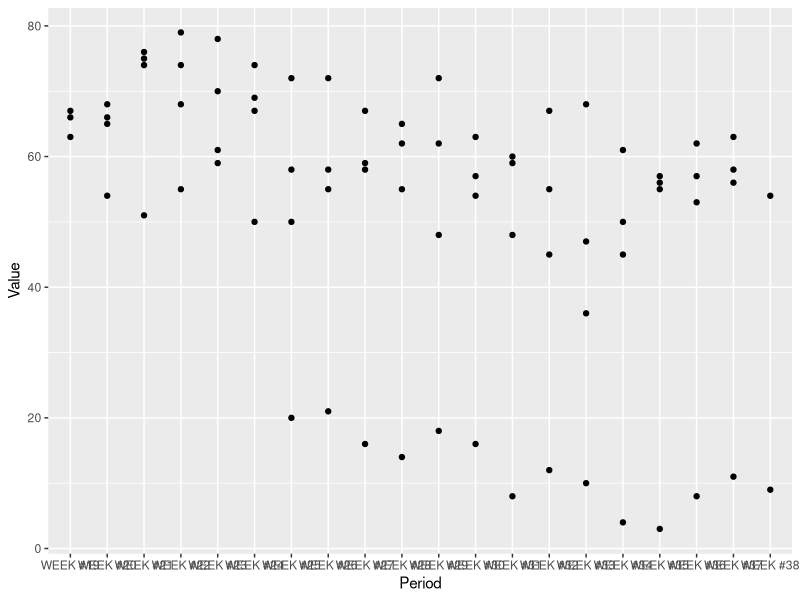

Generate this figure with R: (Note: this script raises an error after producing the figure.)

#This data set is from the USDA survey and represents 
#crop conditions of corn that were measured in a good year in weekly Virginia from 2021-2024
data = read.csv("GoodCorn.csv")
head(data)

library(ggplot2)
library(dplyr)
#Initial plot to view
ggplot(data, aes(x = Period, y =Value)) + geom_point()

#Updated plot
data$WeekNum <- as.numeric(gsub("[^0-9]", "", data$Period))
data$Period <- factor(data$Period, levels = data$Period[order(data$WeekNum)])
ggplot(data, aes(x = Period, y = Value, color = Year, group = Year)) +
  geom_line(size = 1.2) +
  labs(
    title = "Virginia Corn Rated 'Good' by Week (2021–2024)",
    x = "Week",
    y = "Percent Rated Good"
  ) +
  theme_minimal() +
  theme(
    axis.text.x = element_text(angle = 60, hjust = 1, size = 8),
    plot.margin = margin(10, 20, 10, 10)
  )

#Splitting the plots into years
ggplot(data, aes(x = Period, y = Value, group = Year)) +
  geom_line(color = "steelblue", size = 1.2) +
  facet_wrap(~Year, ncol = 2) +
  labs(
    title = "Virginia Corn Rated 'Good' by Week (Faceted by Year)",
    x = "Week",
    y = "Percent Rated Good"
  ) +
  theme_minimal() +
  theme(
    axis.text.x = element_text(angle = 60, hjust = 1, size = 7),
    strip.text = element_text(size = 12, face = "bold"),
    plot.title = element_text(size = 14, face = "bold")
  )






